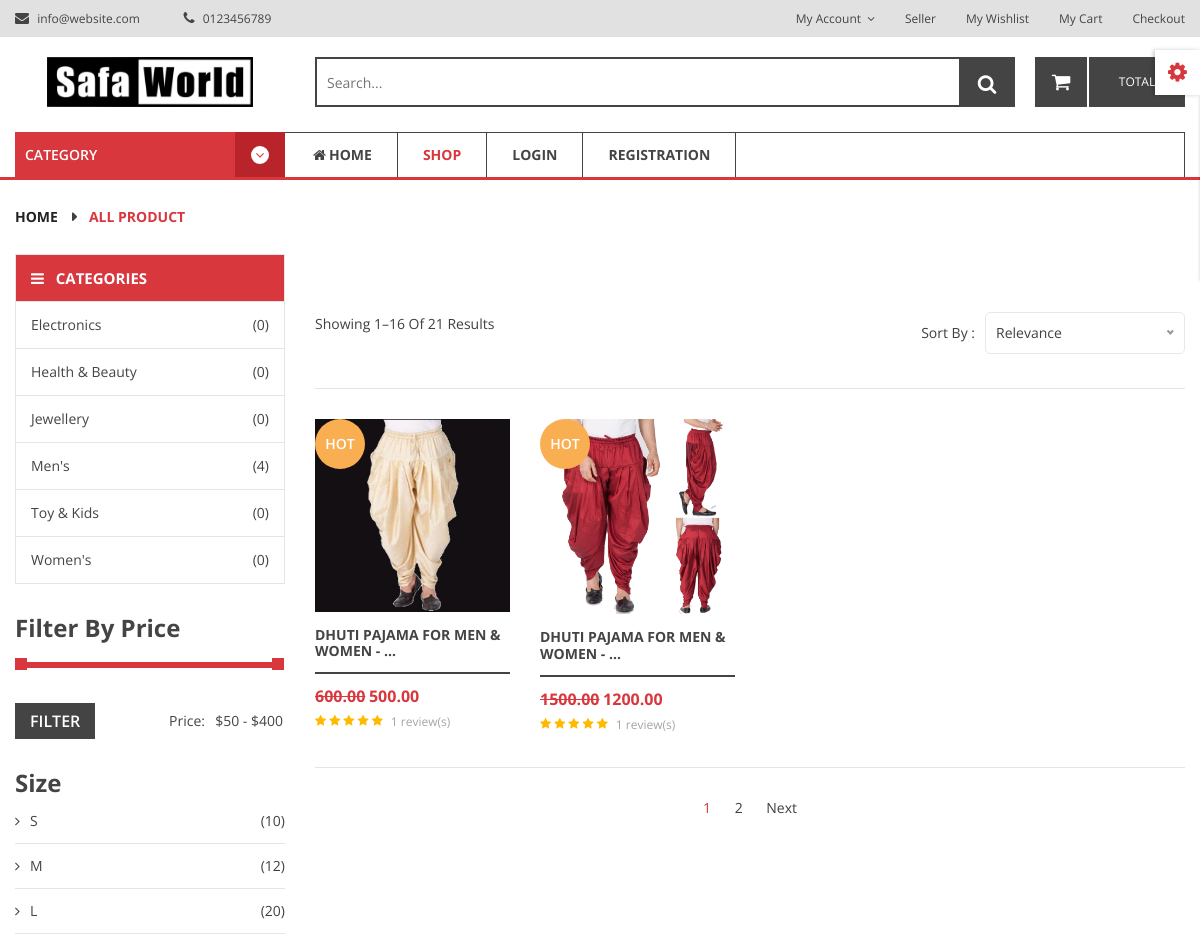
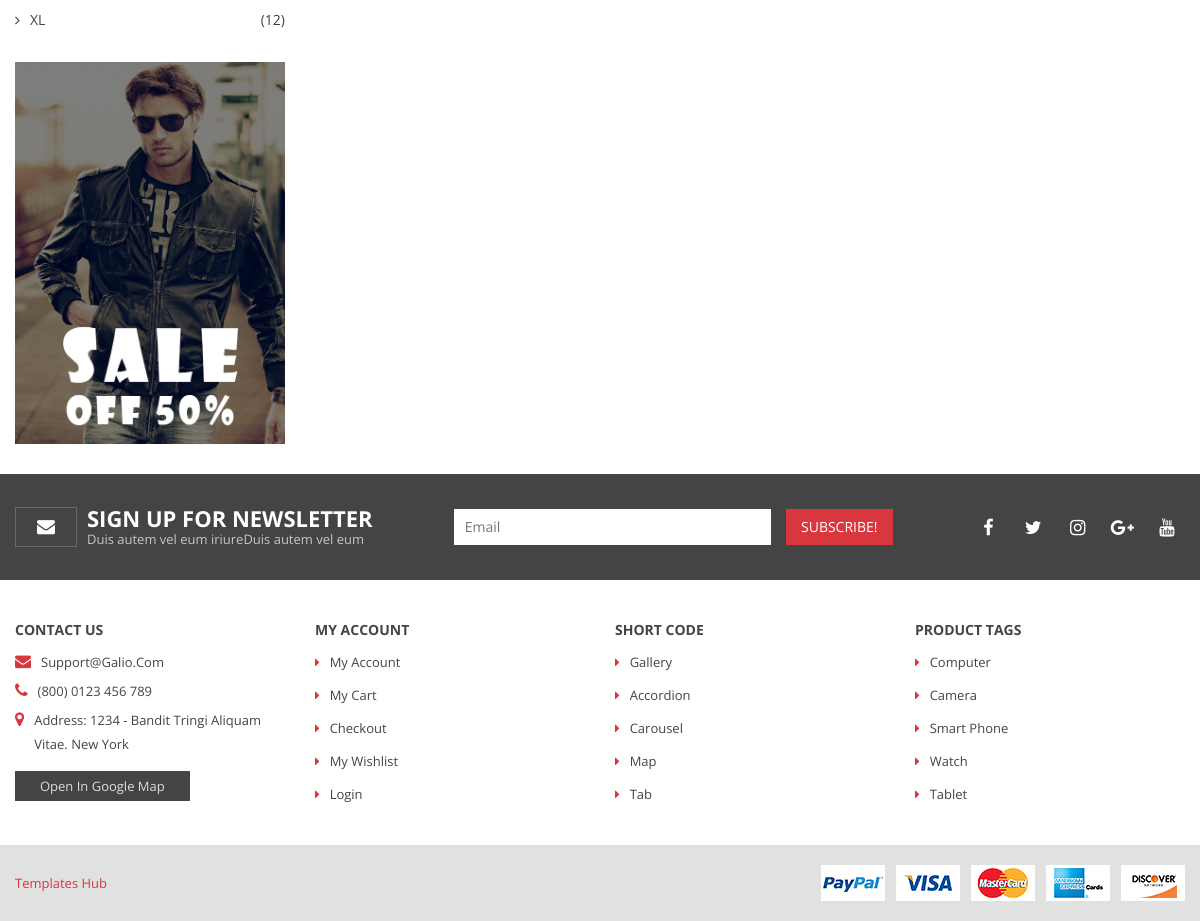
The app's page /product/ with its own data (2 pictures, top to bottom).
### product/models.py (models this page shows, shortened)
class Category(models.Model):
    title = models.CharField(max_length=100, unique=True)
    slug = models.SlugField(max_length=100, unique=True)
    featured = models.BooleanField(default=False)
    created_date = models.DateTimeField(auto_now_add=True)
    class Meta:
        ordering = ['title']

class Product(models.Model):
    seller = models.ForeignKey(Seller, on_delete=models.CASCADE)
    category = models.ForeignKey(Category, on_delete=models.DO_NOTHING, related_name='product')
    sub_category = models.ForeignKey(Sub_Category, on_delete=models.DO_NOTHING)
    product_title = models.CharField(max_length=300)
    product_slug = models.SlugField(max_length=300, unique=True)
    current_price = models.DecimalField(max_digits=8, decimal_places=2)
    discount_price = models.DecimalField(max_digits=8, decimal_places=2)
    product_image01 = models.ImageField(upload_to='seller/product/image/')
    product_image02 = models.ImageField(upload_to='seller/product/image/', blank=True)
    short_descriptino = models.CharField(max_length=3000)
    product_details = models.TextField()
    quantity = models.PositiveIntegerField()
    featured = models.BooleanField(default=False)
    is_stock = models.BooleanField(default=True)
    created_date = models.DateTimeField(auto_now_add=True)
    updated_date = models.DateTimeField(auto_now=True)
    class Meta:
        ordering = ['-created_date']

### product/views.py (the view)
# urls.py: path('', products, name='products'),
def products(request):
    categories = Category.objects.all()
    price_filter = request.GET.get('filter')
    if price_filter:
        if price_filter == 'low':
            all_product = Product.objects.order_by('discount_price')
            item_page_page = 2
            paginator = Paginator(all_product, item_page_page)
            page = request.GET.get('page')
            try:
                products = paginator.page(page)
            except PageNotAnInteger:
                products = paginator.page(1)
            except EmptyPage:
                products = paginator.page(1)
            except InvalidPage:
                products = paginator.page(1)
            context = {'categories': categories, 'products': products, 'paginator': paginator, 'item_page_page': item_page_page}
            return render(request, 'product/product.html', context)
        elif price_filter == 'high':
            all_product = Product.objects.order_by('-discount_price')
            item_page_page = 2
            paginator = Paginator(all_product, item_page_page)
            page = request.GET.get('page')
            try:
                products = paginator.page(page)
            except PageNotAnInteger:
                products = paginator.page(1)
            except EmptyPage:
                products = paginator.page(1)
            except InvalidPage:
                products = paginator.page(1)
            context = {'categories': categories, 'products': products, 'paginator': paginator, 'item_page_page': item_page_page}
            return render(request, 'product/product.html', context)
    else:
        all_product = Product.objects.all()
        item_page_page = 2
        paginator = Paginator(all_product, item_page_page)
        page = request.GET.get('page')
        try:
            products = paginator.page(page)
        except PageNotAnInteger:
            products = paginator.page(1)
        except EmptyPage:
            products = paginator.page(1)
        except InvalidPage:
            products = paginator.page(1)
        context = {'categories': categories, 'products': products, 'paginator': paginator, 'item_page_page': item_page_page}
        return render(request, 'product/product.html', context)

### order/context_processors.py (called while the page is built)
def quick_cart(request):
    if request.user.is_authenticated:
        user = request.user
        quickcart = Cart.objects.filter(user=user)
        context = {'quickcart': quickcart}
        cart_total = 0
        for quickcart in quickcart:
            prod_price = quickcart.product.discount_price
            item_quantity = quickcart.quantity
            cart_total+=prod_price*item_quantity
        context['cart_total'] = cart_total
        return context
    else:
        return {}

### templates/product/product.html (shortened to what this page needs)
{% extends '../base/base.html' %}
{% load static %}
{% block body_content %}
<div class="breadcrumb-area">
    <div class="container">
        <div class="row">
            <div class="col-12">
                <div class="breadcrumb-wrap">
                    <nav aria-label="breadcrumb">
                        <ul class="breadcrumb">
                            <li class="breadcrumb-item"><a href="{% url 'home' %}">Home</a></li>
                            {% if cat %}
                            <li class="breadcrumb-item active" aria-current="page">{{cat.title}}</li>
                            {% else %}
                            <li class="breadcrumb-item active" aria-current="page">All Product</li>
                            {% endif %}
                        </ul>
                    </nav>
                </div>
            </div>
        </div>
    </div>
</div>
<div class="page-main-wrapper">
    <div class="container">
        <div class="row">
            <div class="col-lg-3 order-2 order-lg-1">
                <div class="shop-sidebar-wrap mt-md-28 mt-sm-28">
                    <div class="sidebar-widget mb-30">
                        <div class="sidebar-category">
                            <ul>
                                <li class="title"><i class="fa fa-bars"></i> categories</li>
                                {% for categories in categories %}
                                <li><a
                                        href="{% url 'category_product' categories.id %}">{{categories.title}}</a><span>({{categories.product.count}})</span>
                                </li>
                                {% endfor %}
                            </ul>
                        </div>
                    </div>
                    <div class="sidebar-widget mb-30">
                        <div class="sidebar-title mb-10">
                            <h3>filter by price</h3>
                        </div>
                        <div class="sidebar-widget-body">
                            <div class="price-range-wrap">
                                <div class="price-range ui-slider ui-corner-all ui-slider-horizontal ui-widget ui-widget-content"
                                    data-min="50" data-max="400">
                                        <span tabindex="0"
                                        class="ui-slider-handle ui-corner-all ui-state-default"
                                        style="left: 0%;"></span><span tabindex="0"
                                        class="ui-slider-handle ui-corner-all ui-state-default"
                                        style="left: 100%;"></span>
                                </div>
                                <div class="range-slider">
                                    <form action="#" class="d-flex justify-content-between">
                                        <button class="filter-btn">filter</button>
                                        <div class="price-input d-flex align-items-center">
                                            <label for="amount">Price: </label>
                                            <input type="text" id="amount">
                                        </div>
                                    </form>
                                </div>
                            </div>
                        </div>
                    </div>
                    <div class="sidebar-widget mb-30">
                        <div class="sidebar-title mb-10">
                            <h3>size</h3>
                        </div>
                        <div class="sidebar-widget-body">
                            <ul>
                                <li><i class="fa fa-angle-right"></i><a href="#">s</a><span>(10)</span></li>
                                <li><i class="fa fa-angle-right"></i><a href="#">m</a><span>(12)</span></li>
                                <li><i class="fa fa-angle-right"></i><a href="#">l</a><span>(20)</span></li>
                                <li><i class="fa fa-angle-right"></i><a href="#">XL</a><span>(12)</span></li>
                            </ul>
                        </div>
                    </div>
                    <div class="sidebar-widget mb-30">
                        <div class="img-container fix img-full">
                            <a href="#"><img src="{% static 'img/banner/banner_shop.jpg' %}" alt=""></a>
                        </div>
                    </div>
                </div>
            </div>
            <div class="col-lg-9 order-1 order-lg-2">
                <div class="shop-banner img-full">
                </div>
                <div class="shop-product-wrapper pt-34">
                    <div class="shop-top-bar">
                        <div class="row">
                            <div class="col-lg-7 col-md-6">
                                <div class="top-bar-left">
                                    <div class="product-amount">
                                        <p>Showing 1–16 of 21 results</p>
                                    </div>
                                </div>
                            </div>
                            <div class="col-lg-5 col-md-6">
                                <div class="top-bar-right">
                                    <div class="product-short">
                                        <p>Sort By : </p>
                                        <div class="nice-select" tabindex="0"><span class="current">Relevance</span>
                                        </div>
                                    </div>
                                </div>
                            </div>
                        </div>
                    </div>
                    <div class="shop-product-wrap grid row">
                        {% for products in products %}
                        <div class="col-lg-3 col-md-4 col-sm-6">
                            <div class="product-item fix mb-30">
                                <div class="product-thumb">
                                    <a href="{% url 'product_details' products.product_slug %}">
                                        <img src="{{products.product_image01.url}}" class="img-pri" alt="">
                                    </a>
                                    <div class="product-label">
                                        <span>hot</span>
                                    </div>
                                </div>
                                <div class="product-content">
                                    <h4><a href="{% url 'product_details' products.product_slug %}">{{products.product_title|truncatewords:7}}</a></h4>
                                    <div class="pricebox">
                                        <span class="regular-price"><del>{{products.current_price}}</del></span> <span
                                            class="regular-price">{{products.discount_price}}</span>
                                        <div class="ratings">
                                            <span class="good"><i class="fa fa-star"></i></span>
                                            <span class="good"><i class="fa fa-star"></i></span>
                                            <span class="good"><i class="fa fa-star"></i></span>
                                            <span class="good"><i class="fa fa-star"></i></span>
                                            <span><i class="fa fa-star"></i></span>
                                            <div class="pro-review">
                                                <span>1 review(s)</span>
                                            </div>
                                        </div>
                                    </div>
                                </div>
                            </div>
                        </div>
                        {% endfor %}
                    </div>
                </div>
                {% include './paginator.html' %}
            </div>
        </div>
    </div>
</div>
{% endblock body_content %}

### records on screen
Category: title "Electronics", product.count "0"
Category: title "Health & Beauty", product.count "0"
Category: title "Jewellery", product.count "0"
Category: title "Men's", product.count "4"
Category: title "Toy & Kids", product.count "0"
Category: title "Women's", product.count "0"
Product: product_image01 (picture), product_title "DHUTI PAJAMA FOR MEN & WOMEN - …", current_price "600.00", discount_price "500.00"
Product: product_image01 (picture), product_title "DHUTI PAJAMA FOR MEN & WOMEN - …", current_price "1500.00", discount_price "1200.00"

### other values on screen
{{ page }} "1" "2"
